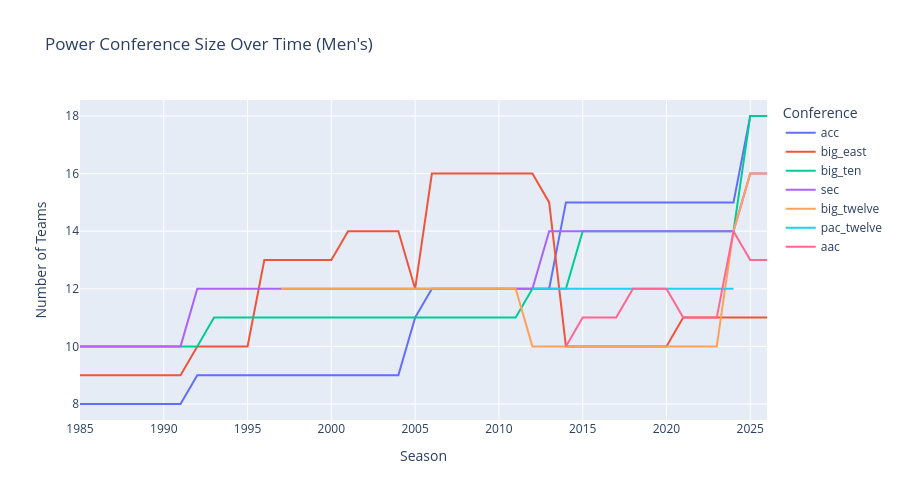

The code cell stored with this chart in its notebook:
### Code cell
# Conference size over time (top conferences)
power_confs = ['acc', 'big_ten', 'big_twelve', 'sec', 'big_east', 'pac_twelve', 'aac']

conf_size_by_year = m_conferences.groupby(['Season', 'ConfAbbrev']).size().reset_index(name='NumTeams')
power_data = conf_size_by_year[conf_size_by_year['ConfAbbrev'].isin(power_confs)]

fig = px.line(power_data, x='Season', y='NumTeams', color='ConfAbbrev',
              title="Power Conference Size Over Time (Men's)",
              labels={'NumTeams': 'Number of Teams', 'ConfAbbrev': 'Conference'})
fig.update_layout(width=900, height=500)
fig.show()

### Figure 1 — Plotly figure (JSON) as saved in the notebook; plotly's stock layout.template omitted (floating-point values rounded to 4 significant figures)
{"data": [{"hovertemplate": "Conference=acc<br>Season=%{x}<br>Number of Teams=%{y}<extra></extra>", "legendgroup": "acc", "line": {"color": "#636efa", "dash": "solid"}, "marker": {"symbol": "circle"}, "mode": "lines", "name": "acc", "orientation": "v", "showlegend": true, "type": "scatter", "x": [1985, 1986, 1987, 1988, 1989, 1990, 1991, 1992, 1993, 1994, 1995, 1996, 1997, 1998, 1999, 2000, 2001, 2002, 2003, 2004, 2005, 2006, 2007, 2008, 2009, 2010, 2011, 2012, 2013, 2014, 2015, 2016, 2017, 2018, 2019, 2020, 2021, 2022, 2023, 2024, 2025, 2026], "xaxis": "x", "y": [8, 8, 8, 8, 8, 8, 8, 9, 9, 9, 9, 9, 9, 9, 9, 9, 9, 9, 9, 9, 11, 12, 12, 12, 12, 12, 12, 12, 12, 15, 15, 15, 15, 15, 15, 15, 15, 15, 15, 15, 18, 18], "yaxis": "y"}, {"hovertemplate": "Conference=big_east<br>Season=%{x}<br>Number of Teams=%{y}<extra></extra>", "legendgroup": "big_east", "line": {"color": "#EF553B", "dash": "solid"}, "marker": {"symbol": "circle"}, "mode": "lines", "name": "big_east", "orientation": "v", "showlegend": true, "type": "scatter", "x": [1985, 1986, 1987, 1988, 1989, 1990, 1991, 1992, 1993, 1994, 1995, 1996, 1997, 1998, 1999, 2000, 2001, 2002, 2003, 2004, 2005, 2006, 2007, 2008, 2009, 2010, 2011, 2012, 2013, 2014, 2015, 2016, 2017, 2018, 2019, 2020, 2021, 2022, 2023, 2024, 2025, 2026], "xaxis": "x", "y": [9, 9, 9, 9, 9, 9, 9, 10, 10, 10, 10, 13, 13, 13, 13, 13, 14, 14, 14, 14, 12, 16, 16, 16, 16, 16, 16, 16, 15, 10, 10, 10, 10, 10, 10, 10, 11, 11, 11, 11, 11, 11], "yaxis": "y"}, {"hovertemplate": "Conference=big_ten<br>Season=%{x}<br>Number of Teams=%{y}<extra></extra>", "legendgroup": "big_ten", "line": {"color": "#00cc96", "dash": "solid"}, "marker": {"symbol": "circle"}, "mode": "lines", "name": "big_ten", "orientation": "v", "showlegend": true, "type": "scatter", "x": [1985, 1986, 1987, 1988, 1989, 1990, 1991, 1992, 1993, 1994, 1995, 1996, 1997, 1998, 1999, 2000, 2001, 2002, 2003, 2004, 2005, 2006, 2007, 2008, 2009, 2010, 2011, 2012, 2013, 2014, 2015, 2016, 2017, 2018, 2019, 2020, 2021, 2022, 2023, 2024, 2025, 2026], "xaxis": "x", "y": [10, 10, 10, 10, 10, 10, 10, 10, 11, 11, 11, 11, 11, 11, 11, 11, 11, 11, 11, 11, 11, 11, 11, 11, 11, 11, 11, 12, 12, 12, 14, 14, 14, 14, 14, 14, 14, 14, 14, 14, 18, 18], "yaxis": "y"}, {"hovertemplate": "Conference=sec<br>Season=%{x}<br>Number of Teams=%{y}<extra></extra>", "legendgroup": "sec", "line": {"color": "#ab63fa", "dash": "solid"}, "marker": {"symbol": "circle"}, "mode": "lines", "name": "sec", "orientation": "v", "showlegend": true, "type": "scatter", "x": [1985, 1986, 1987, 1988, 1989, 1990, 1991, 1992, 1993, 1994, 1995, 1996, 1997, 1998, 1999, 2000, 2001, 2002, 2003, 2004, 2005, 2006, 2007, 2008, 2009, 2010, 2011, 2012, 2013, 2014, 2015, 2016, 2017, 2018, 2019, 2020, 2021, 2022, 2023, 2024, 2025, 2026], "xaxis": "x", "y": [10, 10, 10, 10, 10, 10, 10, 12, 12, 12, 12, 12, 12, 12, 12, 12, 12, 12, 12, 12, 12, 12, 12, 12, 12, 12, 12, 12, 14, 14, 14, 14, 14, 14, 14, 14, 14, 14, 14, 14, 16, 16], "yaxis": "y"}, {"hovertemplate": "Conference=big_twelve<br>Season=%{x}<br>Number of Teams=%{y}<extra></extra>", "legendgroup": "big_twelve", "line": {"color": "#FFA15A", "dash": "solid"}, "marker": {"symbol": "circle"}, "mode": "lines", "name": "big_twelve", "orientation": "v", "showlegend": true, "type": "scatter", "x": [1997, 1998, 1999, 2000, 2001, 2002, 2003, 2004, 2005, 2006, 2007, 2008, 2009, 2010, 2011, 2012, 2013, 2014, 2015, 2016, 2017, 2018, 2019, 2020, 2021, 2022, 2023, 2024, 2025, 2026], "xaxis": "x", "y": [12, 12, 12, 12, 12, 12, 12, 12, 12, 12, 12, 12, 12, 12, 12, 10, 10, 10, 10, 10, 10, 10, 10, 10, 10, 10, 10, 14, 16, 16], "yaxis": "y"}, {"hovertemplate": "Conference=pac_twelve<br>Season=%{x}<br>Number of Teams=%{y}<extra></extra>", "legendgroup": "pac_twelve", "line": {"color": "#19d3f3", "dash": "solid"}, "marker": {"symbol": "circle"}, "mode": "lines", "name": "pac_twelve", "orientation": "v", "showlegend": true, "type": "scatter", "x": [2012, 2013, 2014, 2015, 2016, 2017, 2018, 2019, 2020, 2021, 2022, 2023, 2024], "xaxis": "x", "y": [12, 12, 12, 12, 12, 12, 12, 12, 12, 12, 12, 12, 12], "yaxis": "y"}, {"hovertemplate": "Conference=aac<br>Season=%{x}<br>Number of Teams=%{y}<extra></extra>", "legendgroup": "aac", "line": {"color": "#FF6692", "dash": "solid"}, "marker": {"symbol": "circle"}, "mode": "lines", "name": "aac", "orientation": "v", "showlegend": true, "type": "scatter", "x": [2014, 2015, 2016, 2017, 2018, 2019, 2020, 2021, 2022, 2023, 2024, 2025, 2026], "xaxis": "x", "y": [10, 11, 11, 11, 12, 12, 12, 11, 11, 11, 14, 13, 13], "yaxis": "y"}], "layout": {"height": 500, "legend": {"title": {"text": "Conference"}, "tracegroupgap": 0}, "title": {"text": "Power Conference Size Over Time (Men's)"}, "width": 900, "xaxis": {"anchor": "y", "domain": [0, 1], "title": {"text": "Season"}}, "yaxis": {"anchor": "x", "domain": [0, 1], "title": {"text": "Number of Teams"}}}}
